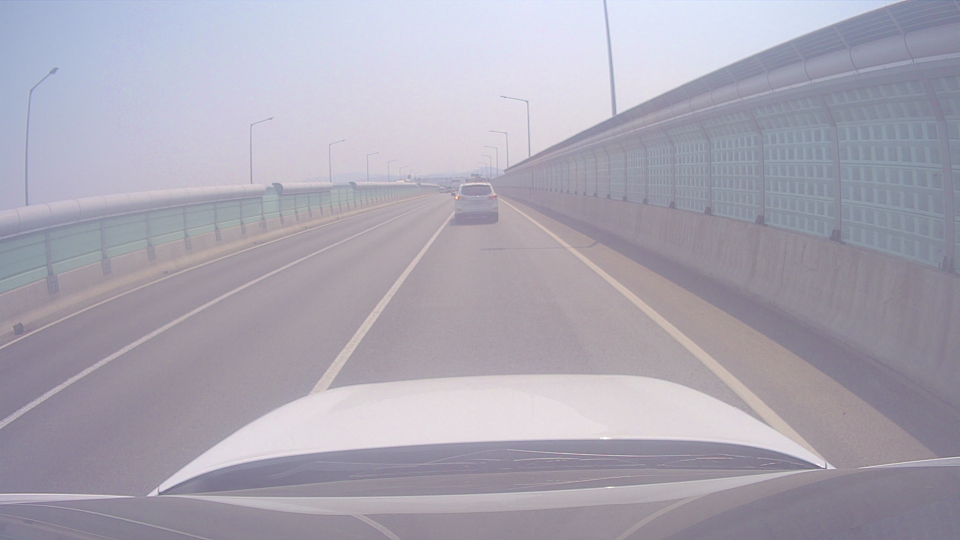
#> input picture laneimage.jpg, 1920 x 1080 px (shown at 1/2 size)
$ python lane_detect_v0.py
#> lines starting #> are read from the running program, lines starting #| are printed output that depends on the picture; after the words box and inside, x2 and y2 are one past the last pixel; in counts of white or black regions, pixels touching at a corner belong together
import cv2 as cv
import numpy as np
from math import *

fileName = "laneimage"
img = cv.imread(fileName+'.jpg')
#> img is the input picture: shape (1080, 1920, 3); mean B, G, R 179.1, 166.6, 170.2
scale_percent = 30
w = int(img.shape[1] * scale_percent / 100)
#> w = 576
h = int(img.shape[0] * scale_percent / 100)
#> h = 324
print(w,h)
#| 576 324
img = cv.resize(img, (w, h), interpolation=cv.INTER_AREA)
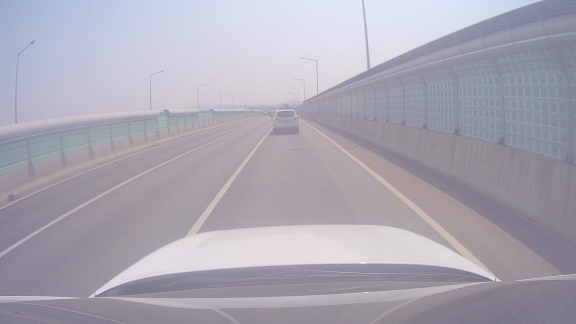
#> img: shape (324, 576, 3); mean B, G, R 179.2, 166.6, 170.2

def drawLine(rho, theta, img, color, thick):
    x0 = rho * np.cos(theta)
    y0 = rho * np.sin(theta)
    x1 = int(x0 - 1000*np.sin(theta))
    y1 = int(y0 + 1000*np.cos(theta))
    x2 = int(x0 + 1000*np.sin(theta))
    y2 = int(y0 - 1000*np.cos(theta))
    cv.line(img, (x1, y1), (x2, y2), color, thick)
    return [x1, y1], [x2, y2]

def myShow(title,  img):
    cv.imshow(title, img)
    key = cv.waitKey(0)
    if key & 0xFF == 27:
        cv.destroyAllWindows()
        exit(0)
    elif key == 'd' or key == 'D':
        cv.destroyWindow(title)
    else:
        pass

# Gray
imgGray = cv.imread(fileName+'.jpg', 0)
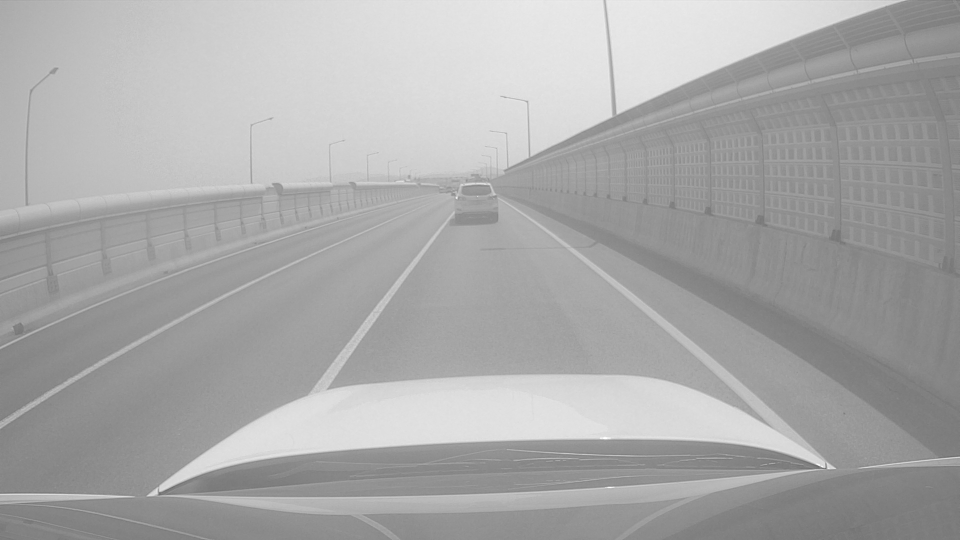
#> imgGray: shape (1080, 1920) (shown at 1/2 size); min 91, max 255, mean 169.1
imgGray = cv.resize(imgGray, (w, h), interpolation=cv.INTER_AREA)
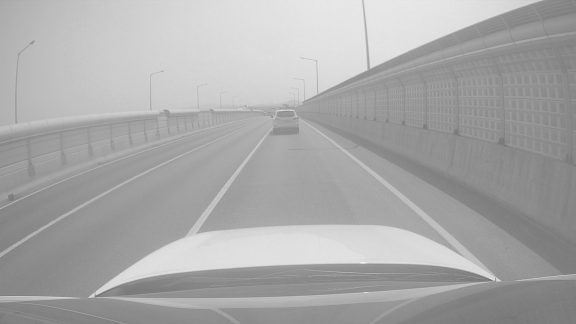
#> imgGray: shape (324, 576); min 114, max 245, mean 169.1
cv.imwrite("imgGray.jpg", imgGray)

imgRoi = np.zeros((h, w, 1), np.uint8)
imgOut = np.zeros(img.shape, np.uint8)
# Region Of Interest

pointRoi = np.array(
    [[w * 0.3, h * 0.67], [w * 0.45, h * 0.4], [w * 0.6, h * 0.4], [w * 0.8, h * 0.67]],
    np.int32,
)
syROI = pointRoi[1][1]
#> syROI = 129
eyROI = pointRoi[0][1]
#> eyROI = 217
cv.fillConvexPoly(imgRoi, pointRoi, 255)
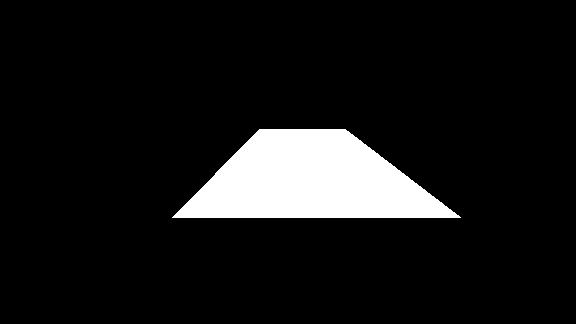
#> imgRoi: shape (324, 576, 1); 9% white; 1 white region, box (x1, y1, x2, y2) and area: (172, 129, 461, 218) 16746
imgRoiDisp = cv.addWeighted(imgGray, 0.8, imgRoi, 0.2, 0)
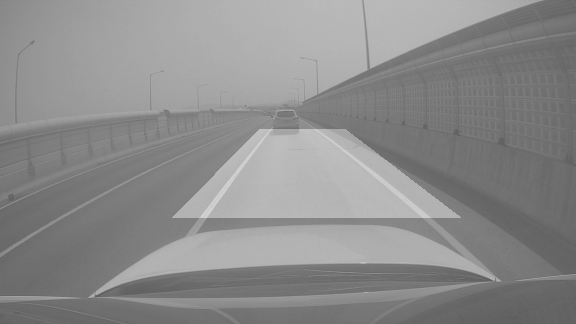
#> imgRoiDisp: shape (324, 576); min 91, max 213, mean 139.9
myShow(fileName+'_Roi', imgRoiDisp)
#> (key Esc is pressed here)
#> (the program exits here)
